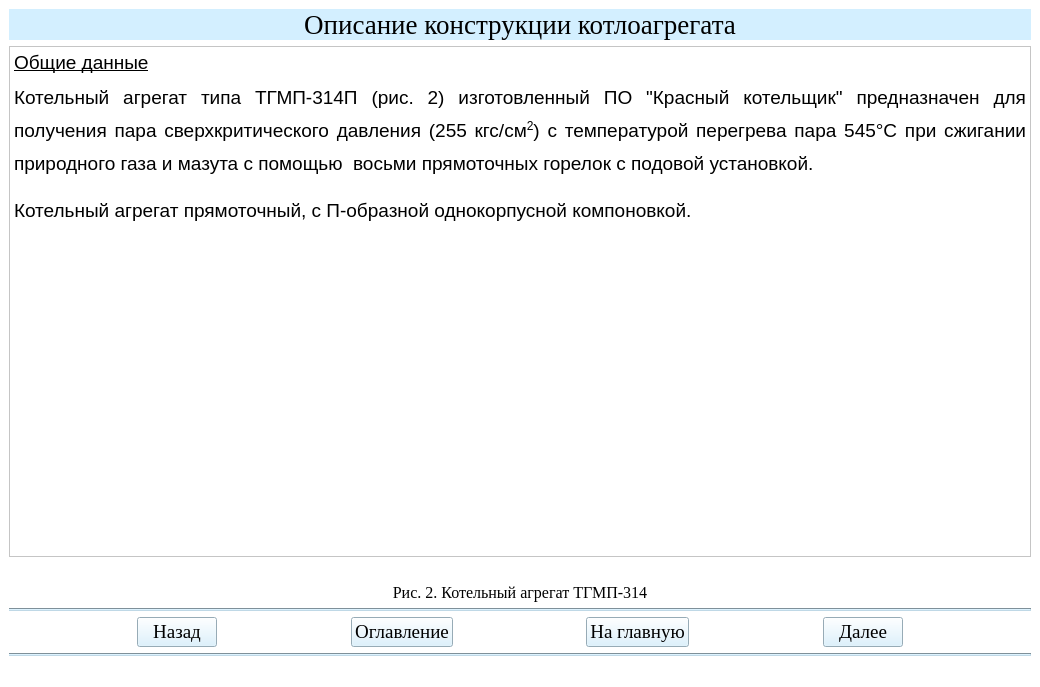
<?xml version="1.0" encoding="UTF-8"?>
<ui version="4.0">
 <class>Teoria3Window</class>
 <widget class="QMainWindow" name="Teoria3Window">
  <property name="geometry">
   <rect>
    <x>0</x>
    <y>0</y>
    <width>1040</width>
    <height>687</height>
   </rect>
  </property>
  <property name="windowTitle">
   <string>АУК</string>
  </property>
  <property name="layoutDirection">
   <enum>Qt::LeftToRight</enum>
  </property>
  <property name="styleSheet">
   <string notr="true">background-color: rgb(255, 255, 255);
</string>
  </property>
  <widget class="QWidget" name="centralwidget">
   <layout class="QGridLayout" name="gridLayout">
    <item row="2" column="0">
     <layout class="QVBoxLayout" name="verticalLayout_4">
      <item>
       <widget class="QLabel" name="label">
        <property name="text">
         <string/>
        </property>
        <property name="pixmap">
         <pixmap>рис2.png</pixmap>
        </property>
        <property name="alignment">
         <set>Qt::AlignCenter</set>
        </property>
       </widget>
      </item>
      <item>
       <widget class="QLabel" name="label_2">
        <property name="font">
         <font>
          <family>Times New Roman</family>
          <pointsize>12</pointsize>
         </font>
        </property>
        <property name="text">
         <string>Рис. 2. Котельный агрегат ТГМП-314</string>
        </property>
        <property name="alignment">
         <set>Qt::AlignCenter</set>
        </property>
       </widget>
      </item>
     </layout>
    </item>
    <item row="1" column="0">
     <layout class="QVBoxLayout" name="verticalLayout_3">
      <item>
       <widget class="QTextBrowser" name="textBrowser_2">
        <property name="styleSheet">
         <string notr="true">background-color: rgb(255, 255, 255);</string>
        </property>
        <property name="html">
         <string>&lt;!DOCTYPE HTML PUBLIC &quot;-//W3C//DTD HTML 4.0//EN&quot; &quot;http://www.w3.org/TR/REC-html40/strict.dtd&quot;&gt;
&lt;html&gt;&lt;head&gt;&lt;meta name=&quot;qrichtext&quot; content=&quot;1&quot; /&gt;&lt;style type=&quot;text/css&quot;&gt;
p, li { white-space: pre-wrap; }
&lt;/style&gt;&lt;/head&gt;&lt;body style=&quot; font-family:'MS Shell Dlg 2'; font-size:8.25pt; font-weight:400; font-style:normal;&quot;&gt;
&lt;p align=&quot;justify&quot; style=&quot; margin-top:0px; margin-bottom:0px; margin-left:0px; margin-right:0px; -qt-block-indent:0; text-indent:0px;&quot;&gt;&lt;span style=&quot; font-family:'Times New Roman,serif'; font-size:14pt; text-decoration: underline;&quot;&gt;Общие данные&lt;/span&gt;&lt;span style=&quot; font-size:8pt;&quot;&gt; &lt;/span&gt;&lt;/p&gt;
&lt;p align=&quot;justify&quot; style=&quot; margin-top:12px; margin-bottom:0px; margin-left:0px; margin-right:0px; -qt-block-indent:0; text-indent:0px; line-height:150%;&quot;&gt;&lt;span style=&quot; font-family:'Times New Roman,serif'; font-size:14pt;&quot;&gt;Котельный агрегат типа ТГМП-314П (рис. 2) изготовленный ПО &amp;quot;Красный котельщик&amp;quot; предназначен для получения пара сверхкритического давления (255 кгс/см&lt;/span&gt;&lt;span style=&quot; font-family:'Times New Roman,serif'; font-size:14pt; vertical-align:super;&quot;&gt;2&lt;/span&gt;&lt;span style=&quot; font-family:'Times New Roman,serif'; font-size:14pt;&quot;&gt;) с температурой перегрева пара 545°С при сжигании природного газа и мазута с помощью  восьми прямоточных горелок с подовой установкой.&lt;/span&gt;&lt;span style=&quot; font-size:8pt;&quot;&gt; &lt;/span&gt;&lt;/p&gt;
&lt;p align=&quot;justify&quot; style=&quot; margin-top:12px; margin-bottom:0px; margin-left:0px; margin-right:0px; -qt-block-indent:0; text-indent:0px; line-height:150%;&quot;&gt;&lt;span style=&quot; font-family:'Times New Roman,serif'; font-size:14pt;&quot;&gt;Котельный агрегат прямоточный, с П-образной однокорпусной компоновкой.&lt;/span&gt;&lt;span style=&quot; font-size:8pt;&quot;&gt; &lt;/span&gt;&lt;/p&gt;&lt;/body&gt;&lt;/html&gt;</string>
        </property>
       </widget>
      </item>
     </layout>
    </item>
    <item row="4" column="0">
     <layout class="QHBoxLayout" name="horizontalLayout">
      <item>
       <spacer name="horizontalSpacer_2">
        <property name="orientation">
         <enum>Qt::Horizontal</enum>
        </property>
        <property name="sizeHint" stdset="0">
         <size>
          <width>40</width>
          <height>20</height>
         </size>
        </property>
       </spacer>
      </item>
      <item>
       <widget class="QPushButton" name="btn_return3">
        <property name="sizePolicy">
         <sizepolicy hsizetype="Minimum" vsizetype="Fixed">
          <horstretch>0</horstretch>
          <verstretch>0</verstretch>
         </sizepolicy>
        </property>
        <property name="font">
         <font>
          <family>Times New Roman</family>
          <pointsize>14</pointsize>
          <weight>50</weight>
          <bold>false</bold>
         </font>
        </property>
        <property name="styleSheet">
         <string notr="true">background-color: rgb(211, 239, 255);
color: rgb(0, 0, 0);</string>
        </property>
        <property name="text">
         <string>Назад</string>
        </property>
       </widget>
      </item>
      <item>
       <spacer name="horizontalSpacer_5">
        <property name="orientation">
         <enum>Qt::Horizontal</enum>
        </property>
        <property name="sizeHint" stdset="0">
         <size>
          <width>40</width>
          <height>20</height>
         </size>
        </property>
       </spacer>
      </item>
      <item>
       <widget class="QPushButton" name="btn_oglavlenie3">
        <property name="font">
         <font>
          <family>Times New Roman</family>
          <pointsize>14</pointsize>
         </font>
        </property>
        <property name="styleSheet">
         <string notr="true">background-color: rgb(211, 239, 255);
color: rgb(0, 0, 0);</string>
        </property>
        <property name="text">
         <string>Оглавление</string>
        </property>
       </widget>
      </item>
      <item>
       <spacer name="horizontalSpacer">
        <property name="orientation">
         <enum>Qt::Horizontal</enum>
        </property>
        <property name="sizeHint" stdset="0">
         <size>
          <width>40</width>
          <height>20</height>
         </size>
        </property>
       </spacer>
      </item>
      <item>
       <widget class="QPushButton" name="btn_glavnaya3">
        <property name="font">
         <font>
          <family>Times New Roman</family>
          <pointsize>14</pointsize>
          <weight>50</weight>
          <bold>false</bold>
         </font>
        </property>
        <property name="styleSheet">
         <string notr="true">background-color: rgb(211, 239, 255);
color: rgb(0, 0, 0);</string>
        </property>
        <property name="text">
         <string>На главную</string>
        </property>
       </widget>
      </item>
      <item>
       <spacer name="horizontalSpacer_3">
        <property name="orientation">
         <enum>Qt::Horizontal</enum>
        </property>
        <property name="sizeHint" stdset="0">
         <size>
          <width>40</width>
          <height>20</height>
         </size>
        </property>
       </spacer>
      </item>
      <item>
       <widget class="QPushButton" name="btn_dalee3">
        <property name="font">
         <font>
          <family>Times New Roman</family>
          <pointsize>14</pointsize>
          <weight>50</weight>
          <bold>false</bold>
         </font>
        </property>
        <property name="styleSheet">
         <string notr="true">background-color: rgb(211, 239, 255);
color: rgb(0, 0, 0);</string>
        </property>
        <property name="text">
         <string>Далее</string>
        </property>
       </widget>
      </item>
      <item>
       <spacer name="horizontalSpacer_4">
        <property name="orientation">
         <enum>Qt::Horizontal</enum>
        </property>
        <property name="sizeHint" stdset="0">
         <size>
          <width>40</width>
          <height>20</height>
         </size>
        </property>
       </spacer>
      </item>
     </layout>
    </item>
    <item row="3" column="0">
     <widget class="Line" name="line">
      <property name="styleSheet">
       <string notr="true">background-color: rgb(191, 216, 230);</string>
      </property>
      <property name="orientation">
       <enum>Qt::Horizontal</enum>
      </property>
     </widget>
    </item>
    <item row="0" column="0">
     <layout class="QVBoxLayout" name="verticalLayout_2">
      <item>
       <widget class="QLabel" name="label_3">
        <property name="font">
         <font>
          <family>Times New Roman</family>
          <pointsize>20</pointsize>
         </font>
        </property>
        <property name="styleSheet">
         <string notr="true">background-color: rgb(211, 239, 255);</string>
        </property>
        <property name="text">
         <string>Описание конструкции котлоагрегата</string>
        </property>
        <property name="alignment">
         <set>Qt::AlignCenter</set>
        </property>
       </widget>
      </item>
     </layout>
    </item>
    <item row="5" column="0">
     <widget class="Line" name="line_2">
      <property name="styleSheet">
       <string notr="true">background-color: rgb(191, 216, 230);</string>
      </property>
      <property name="orientation">
       <enum>Qt::Horizontal</enum>
      </property>
     </widget>
    </item>
   </layout>
  </widget>
  <widget class="QStatusBar" name="statusbar"/>
 </widget>
 <resources/>
 <connections/>
</ui>
